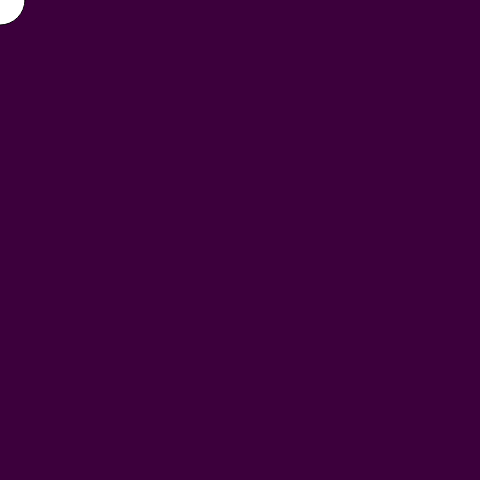
Frame 1 (no input)
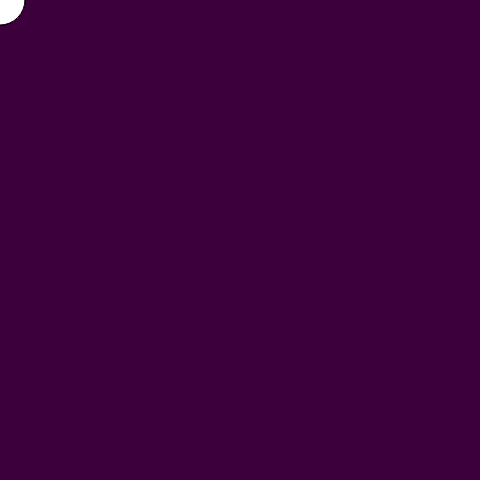
Frame 60 (no input)
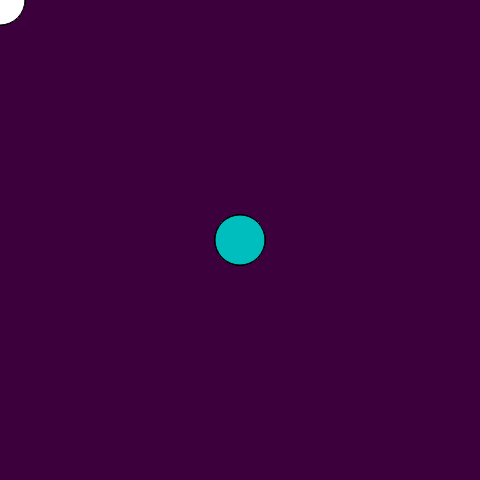
Frame 120 (the mouse pressed at the canvas centre since frame 60)

The p5.js sketch that drew these frames (run headless with seeded random() and noise() and a simulated clock; from frame 60 on, the mouse is pressed at the canvas centre):

// p5.js sketch
// ── sketch.js
// Hér kemur kóðinn þinn:
function setup(){
    createCanvas(480,480);
    background(60,0,60);
  }
    function draw() {
    if(mouseX < 200){
      fill(mouseX,mouseY,mouseX/mouseY);
    }
    else {
      fill(mouseX-mouseY,mouseX-50,mouseY-50);
    }
    ellipse(mouseX,mouseY,50,50);
  }
